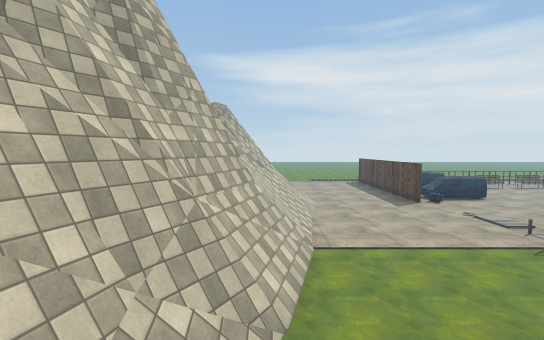
view 1 (above)

23 first-person views from a walk through a 3-D level made in the Unity game engine. The camera is 1.5 m above the floor, tilts 4° down and sees 90° across. The floor is counted in squares, 2 m on a side. Each view is taken from the middle of a square. On the plan, view 1 faces up. The plan holds only what a view shows up to about 10 squares ahead; the rest is blank. The place goes on beyond the plan. The player is left out. Some animated figures are not drawn. Some surface patterns are stand-ins.

view 2
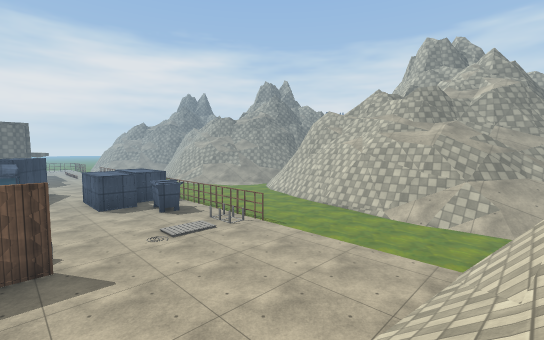

view 3
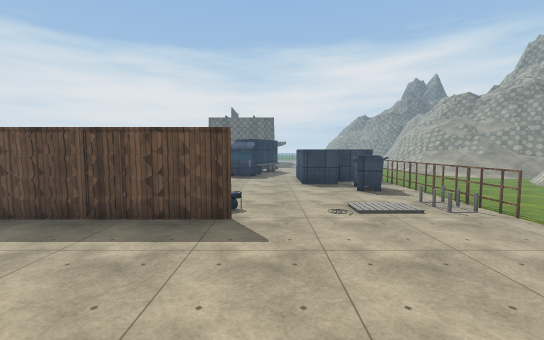

view 4
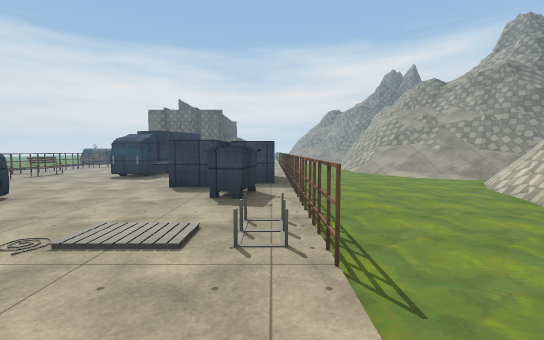

view 5
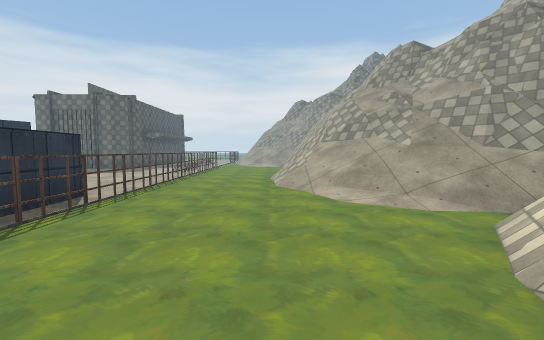

view 6
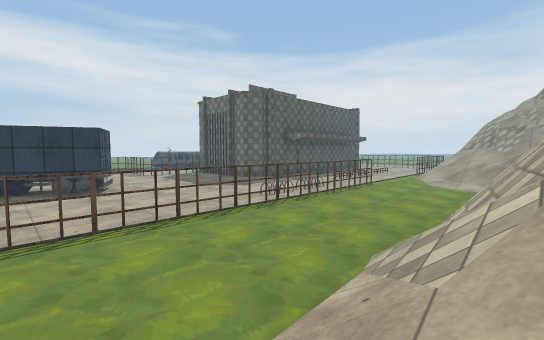

view 7
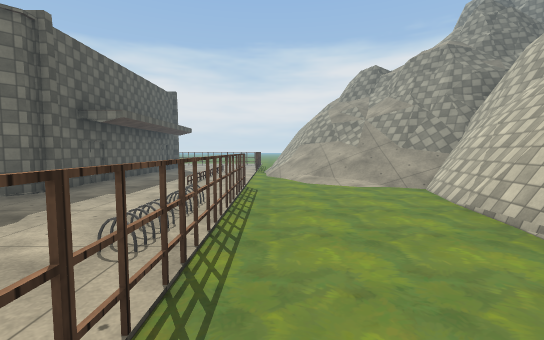

view 8
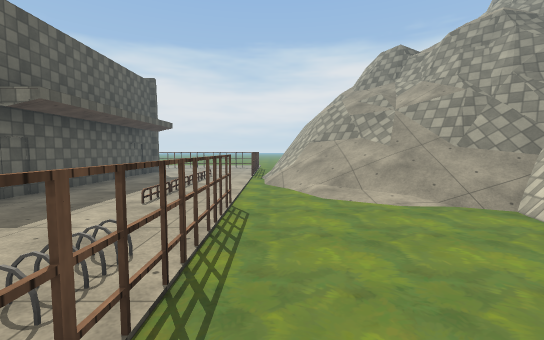

view 9
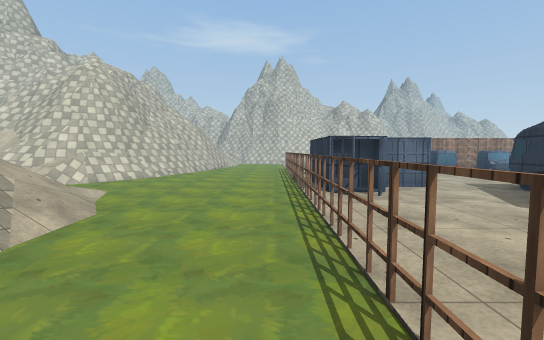

view 10
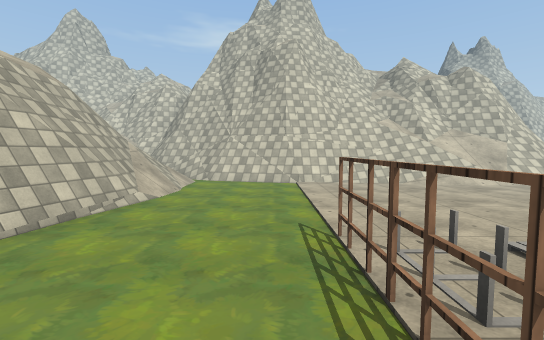

view 11
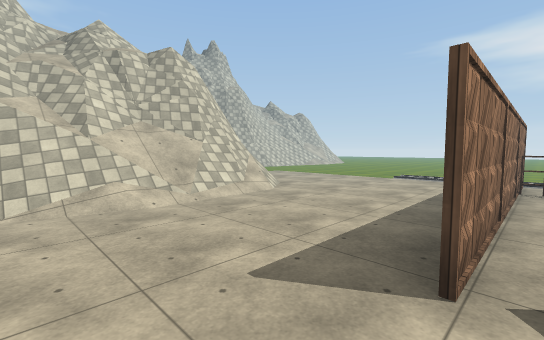

view 12
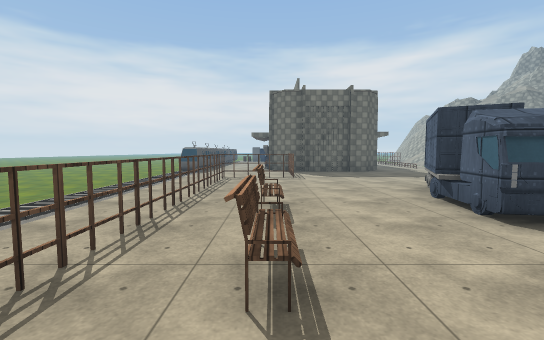

view 13
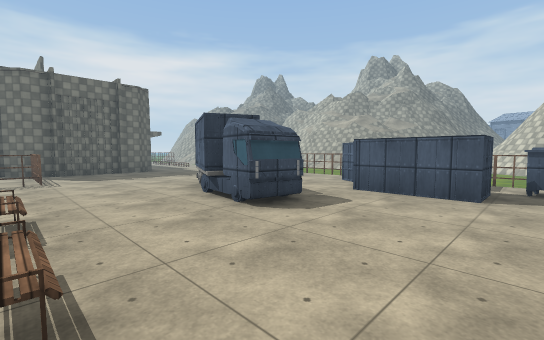

view 14
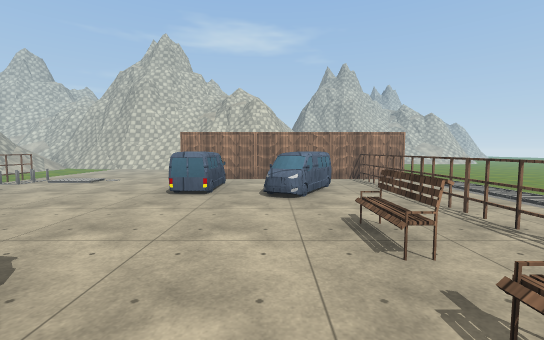

view 15
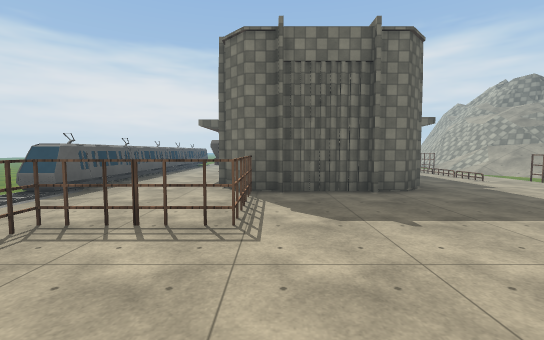

view 16
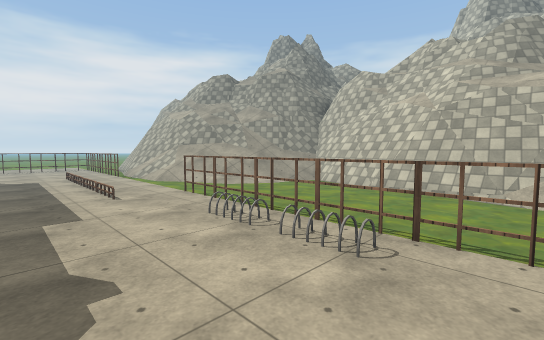

view 17
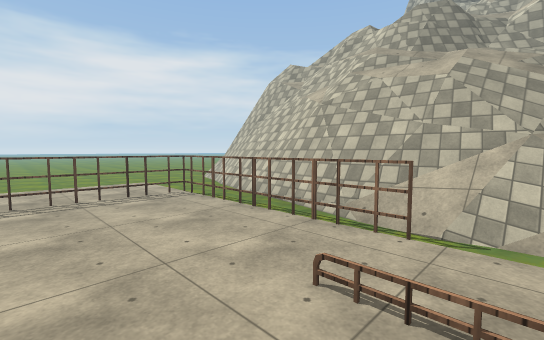

view 18
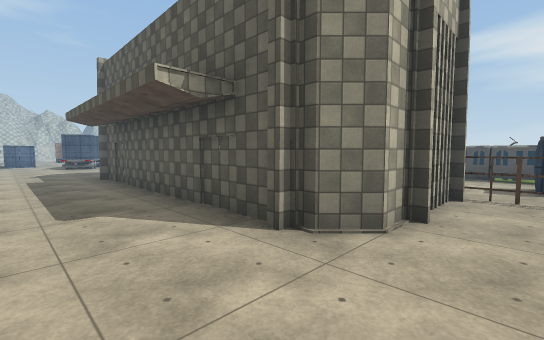

view 19
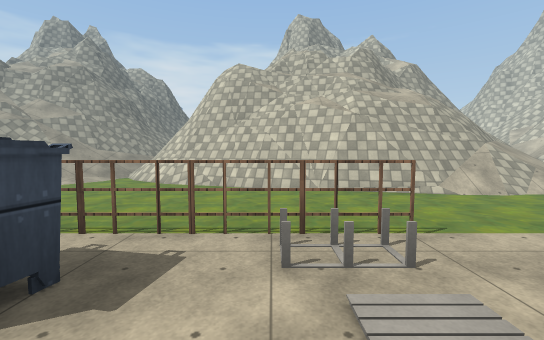

view 20
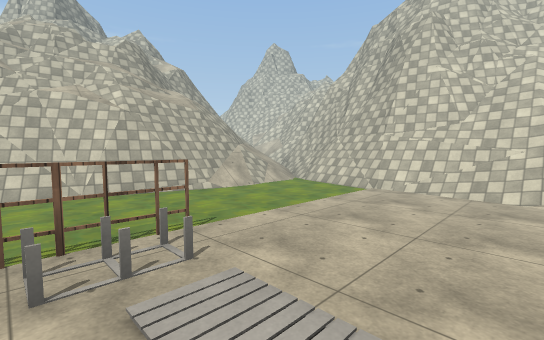

view 21
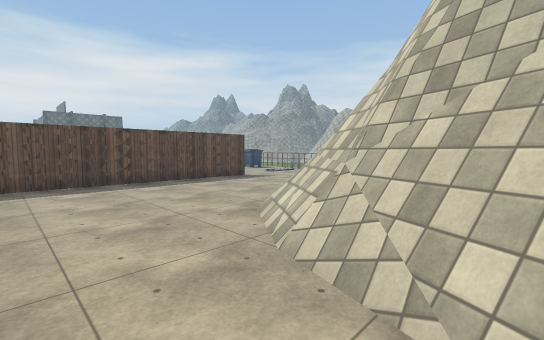

view 22
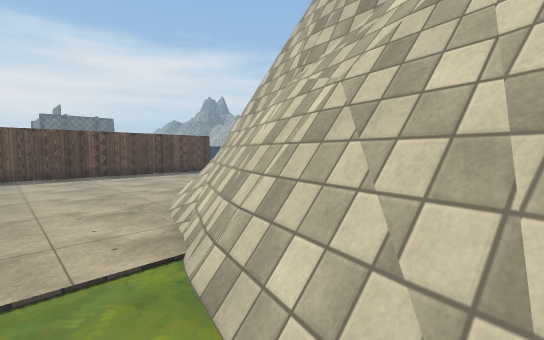

view 23
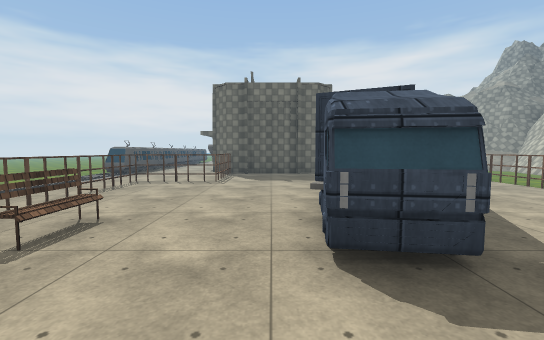

### Floor plan
Key: @ floor where view 1 was taken; # wall or solid block; . floor; / step, stairs or slope; = window, fence, low wall or low ledge; ^ raised ledge; v drop or lower ground; F fence; T truck; C container; B bin; E bench; M cash machine; O other object.
Columns run from 4 left of view 1 to 27 right of it. Each row starts with its distance up from view 1.
 14 .........F..................
 13 ###......FFFFFFFFFFFF.......  .M
 12 v###/....FTT.EEEE...F..#      .O
 11   #^#/...FTT........FFO       FF
 10 ^=#^#/...FTT..........#       #.
  9  ==^//...OTT...TTC....##     ##.
  8 ===///...........CC....#######..
  7 ^#////.......CC.................
  6  ###=/......BCCC................
  5  ^^^#....FFFFFFFFFFFFFFF....FFFF
  4   ###.....................///##.
  3   ###....................//=####
  2   ##/////........///..../////==v
  1  ###//######...// =#####/////#^#
  0  #=/@///==###=.///////#######^ ^
 -1  #/ ///##^##^#//////#######^
 -2  // #=#= ^==^#//==########
 -3 =/= ^^    #=^#/=^^#
 -4           ===   ^^
 -5           #
 -6           #

Where each view was taken, in squares from view 1:
view 1: 0 up, 0 right, facing up
view 2: 9 up, 0 right, facing down-right
view 3: 8 up, 1 right, facing right
view 4: 5 up, 3 right, facing right
view 5: 2 up, 7 right, facing right
view 6: 1 up, 12 right, facing up-right
view 7: 4 up, 14 right, facing right
view 8: 4 up, 16 right, facing right
view 9: 4 up, 16 right, facing left
view 10: 4 up, 7 right, facing left
view 11: 7 up, 5 right, facing up-left
view 12: 12 up, 8 right, facing right
view 13: 12 up, 8 right, facing down-right
view 14: 11 up, 12 right, facing left
view 15: 11 up, 13 right, facing right
view 16: 7 up, 15 right, facing down-right
view 17: 7 up, 23 right, facing down-right
view 18: 6 up, 27 right, facing up-left
view 19: 7 up, 6 right, facing down
view 20: 7 up, 6 right, facing down-left
view 21: 14 up, 2 left, facing down-right
view 22: 14 up, 4 left, facing down-right
view 23: 10 up, 9 right, facing right
